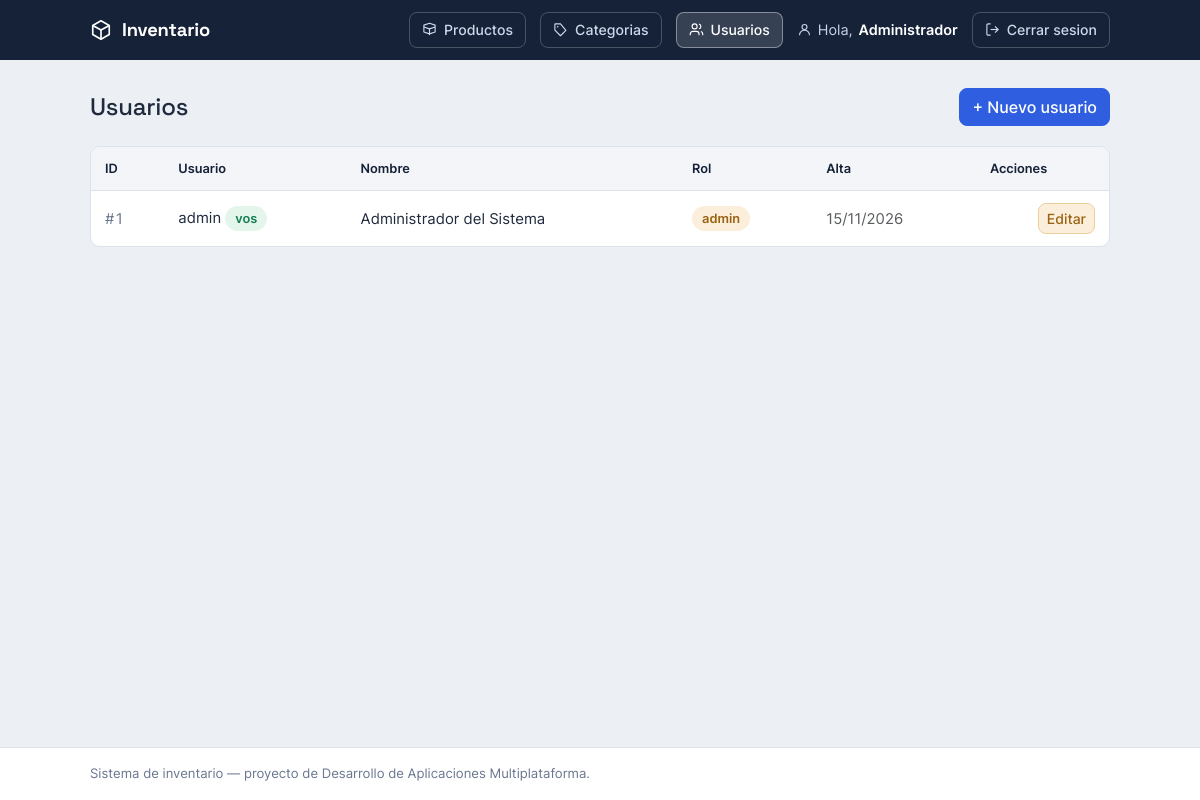
/index.php/usuarios (signed in), run on the app's committed database.
### tables this page shows
CREATE TABLE usuarios (
  id             INT AUTO_INCREMENT PRIMARY KEY,
  usuario        VARCHAR(50)  NOT NULL UNIQUE,    
  nombre         VARCHAR(50)  NOT NULL,           
  apellido       VARCHAR(50)  NOT NULL,           
  rol            ENUM('admin','usuario') NOT NULL DEFAULT 'usuario',   
  password_hash  VARCHAR(255) NOT NULL,           
  pregunta       VARCHAR(255) NOT NULL,           
  respuesta_hash VARCHAR(255) NOT NULL,           
  fecha_creacion TIMESTAMP    DEFAULT CURRENT_TIMESTAMP
);

### app/Core/Controller.php (called while the page is built, shortened)
<?php
class Controller
{
    protected function vista(string $nombre, array $datos = []): void
    {
        extract($datos);
        require __DIR__ . '/../Views/' . $nombre . '.php';
    }
}

### app/Controllers/UsuarioController.php (called while the page is built, shortened)
<?php
class UsuarioController extends Controller
{
    public function index(): void
    {
        $this->vista('usuarios/index', [
            'usuarios' => Usuario::todos(),
            'yoId'     => (int) ($_SESSION['usuario_id'] ?? 0),
        ]);
    }
}

### public/index.php (called while the page is built, shortened)
<?php
require __DIR__ . '/../app/Core/helpers.php';
$router = new App\Core\Router();
$ruta = $_SERVER['PATH_INFO'] ?? '/';
$ruta = '/' . trim($ruta, '/');
$router->despachar($_SERVER['REQUEST_METHOD'], $ruta);

### app/Core/helpers.php (called while the page is built, shortened)
<?php
function base_path(): string {
    return rtrim(str_replace('\\', '/', dirname($_SERVER['SCRIPT_NAME'])), '/');
}
function url(string $ruta = ''): string {
    return base_path() . '/index.php/' . ltrim($ruta, '/');
}
function e(?string $texto): string {
    return htmlspecialchars((string) $texto, ENT_QUOTES);
}

### app/Models/Usuario.php (called while the page is built, shortened)
<?php
class Usuario
{
    public static function todos(): array
    {
        return Database::pdo()->query(
            'SELECT id, usuario, nombre, apellido, rol, fecha_creacion
             FROM usuarios ORDER BY id'
        )->fetchAll();
    }
}

### app/Views/usuarios/index.php (the view, shortened to what this page needs)
<?php
require __DIR__ . '/../layouts/header.php';
?>
<main class="shell">
  <div class="page-head">
    <h1>Usuarios</h1>
    <a href="<?= url('usuarios/crear') ?>" class="btn btn-primary">+ Nuevo usuario</a>
  </div>
  <div class="panel">
    <table class="inv">
      <thead>
        <tr><th>ID</th><th>Usuario</th><th>Nombre</th><th>Rol</th><th>Alta</th><th class="num">Acciones</th></tr>
      </thead>
      <tbody>
        <?php foreach ($usuarios as $u): ?>
        <tr>
          <td class="id-cell">#<?= (int) $u['id'] ?></td>
          <td>
            <?= e($u['usuario']) ?>
            <?php if ((int) $u['id'] === $yoId): ?><span class="pill ok">vos</span><?php endif; ?>
          </td>
          <td><?= e(trim($u['nombre'] . ' ' . $u['apellido'])) ?></td>
          <td><span class="pill <?= $u['rol'] === 'admin' ? 'warn' : '' ?>"><?= e($u['rol']) ?></span></td>
          <td class="text-muted"><?= !empty($u['fecha_creacion']) ? date('d/m/Y', strtotime($u['fecha_creacion'])) : '' ?></td>
          <td class="num">
            <div class="actions">
              <a href="<?= url('usuarios/' . (int) $u['id'] . '/editar') ?>" class="btn btn-sm btn-warning">Editar</a>
            </div>
          </td>
        </tr>
        <?php endforeach; ?>
      </tbody>
    </table>
  </div>
</main>
<?php require __DIR__ . '/../layouts/footer.php'; ?>

### app/Core/Router.php (shortened to what this page needs)
<?php
class Router
{
    private array $rutas = [];
    public function agregar(string $metodo, string $patron, array $accion, bool $privada = false): void
    {
        $this->rutas[] = compact('metodo', 'patron', 'accion', 'privada');
    }
    public function despachar(string $metodo, string $ruta): void
    {
        foreach ($this->rutas as $r) {
            if ($r['metodo'] !== $metodo) {
                continue;
            }
            $regex = '#^' . preg_replace('#\{[a-z]+\}#', '(\d+)', $r['patron']) . '$#';
            if (preg_match($regex, $ruta, $coincidencias)) {
                array_shift($coincidencias);
                [$clase, $metodoCtrl] = $r['accion'];
                (new $clase())->$metodoCtrl(...$coincidencias);
                return;
            }
        }
    }
}

### public/assets/css/estilo.css (style rules this page uses)
:root { --ink:#152238; --ink-2:#1f3252; --bg:#eceff4; --surface:#ffffff; --line:#dde3ec; --text:#1f2a3d; --muted:#6b7890; --brand:#2f5fe0; --brand-strong:#2449b8; --ok:#157f52; --ok-bg:#e4f5ec; --warn:#9a6212; --warn-bg:#fbeeda; --bad:#b23b3b; --bad-bg:#fbe6e6; --radius:10px; }
* { box-sizing:border-box; }
body { background:var(--bg); color:var(--text); font-family:"Inter",system-ui,sans-serif; font-size:15px; margin:0; min-height:100vh; display:flex; flex-direction:column; }
h1,h2,h3,.brand { font-family:"Space Grotesk","Inter",sans-serif; letter-spacing:-.01em; }
.shell { flex:1; width:100%; max-width:1060px; margin:0 auto; padding:28px 20px 48px; }
.page-head { display:flex; align-items:center; justify-content:space-between; gap:16px; margin-bottom:20px; }
.page-head h1 { font-size:1.5rem; margin:0; }
.panel { background:var(--surface); border:1px solid var(--line); border-radius:var(--radius); overflow-x:auto; }
table.inv { width:100%; border-collapse:collapse; margin:0; font-size:.93rem; }
table.inv thead th { background:#f3f5f9; color:var(--ink); text-align:left; font-weight:600; font-size:.8rem; padding:12px 14px; border-bottom:1px solid var(--line); }
table.inv tbody td { padding:12px 14px; border-bottom:1px solid var(--line); vertical-align:middle; }
table.inv tbody tr:last-child td { border-bottom:0; }
.num { text-align:right; font-variant-numeric:tabular-nums; }
.id-cell { color:var(--muted); font-variant-numeric:tabular-nums; }
.pill { display:inline-block; padding:3px 10px; border-radius:999px; white-space:nowrap; font-size:.8rem; font-weight:600; font-variant-numeric:tabular-nums; }
.pill.ok { background:var(--ok-bg); color:var(--ok); }
.pill.warn { background:var(--warn-bg); color:var(--warn); }
.btn { border-radius:8px; font-weight:500; }
.btn-primary { background:var(--brand); border-color:var(--brand); }
.btn-warning { background:var(--warn-bg); border-color:#eccf9c; color:var(--warn); }
.actions { display:flex; gap:6px; justify-content:flex-end; }

### data on the page
usuarios: id "1", usuario "admin", shows "vos", nombre+apellido "Administrador del Sistema", rol "admin", fecha_creacion "15/11/2026"
